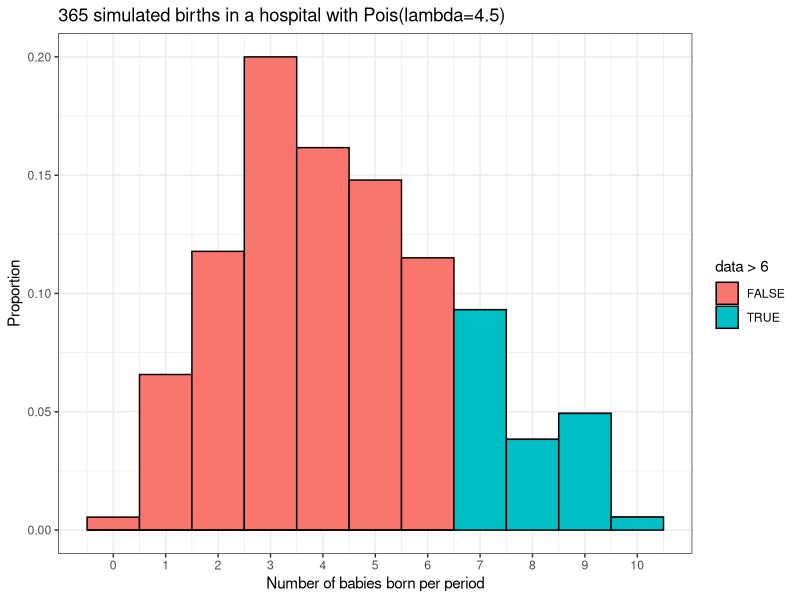

The R script that drew this image:
#probability of MORE than 6 babies being born in a day
print(ppois(6,4.5,lower.tail=FALSE))

#simulating births in a hospital for one year (n=365) 
#with rpois()
library(dplyr)
library(ggplot2)

set.seed(2)

babies<-data.frame('data'=rpois(365,4.5))

result<- babies %>% ggplot()+
    geom_histogram(aes(x=data,
                        y=stat(count/sum(count)),
                        fill=data>6),
                    binwidth=1,
                    color='black',)+
    scale_x_continuous(breaks=0:10)+
    labs(x="Number of babies born per period",
        y="Proportion",
        title="365 simulated births in a hospital with Pois(lambda=4.5)")+
    theme_bw()

print(result)

#to see simulated result where data >6
print(babies %>% dplyr::summarize(six_babies=sum(babies$data>6)/n()))
